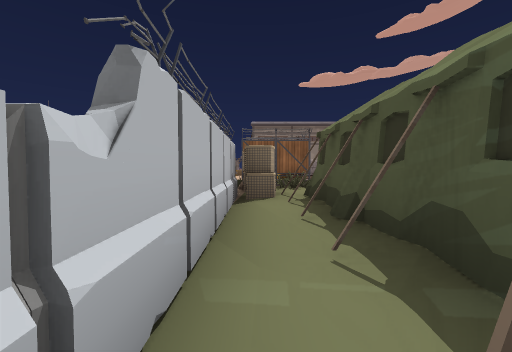
View 1 (above)

12 first-person views from a walk through a 3-D level made in the Unity game engine. The camera is 1.3 m above the floor, tilts 2° down and sees 90° across. The floor is counted in squares, 2 m on a side. Each view is taken from the middle of a square. On the plan, view 1 faces up. The plan holds only what a view shows up to about 9 squares ahead; the rest is blank. The place goes on beyond the plan. The player is left out. Some animated figures are not drawn. Some surface patterns are stand-ins.

View 2
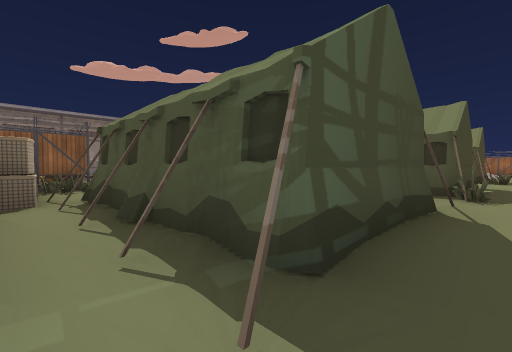

View 3
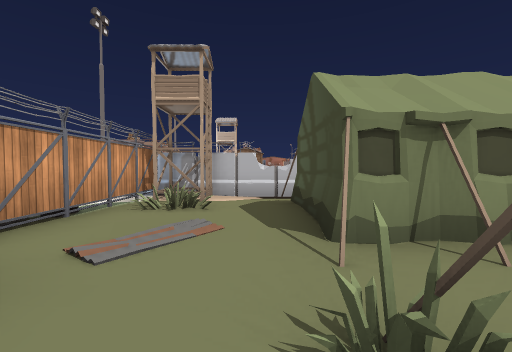

View 4
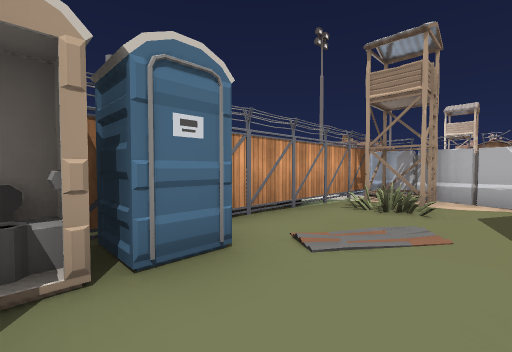

View 5
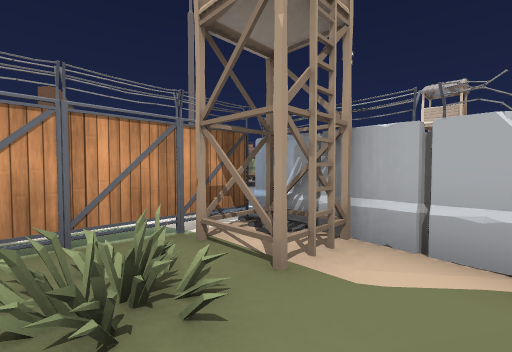

View 6
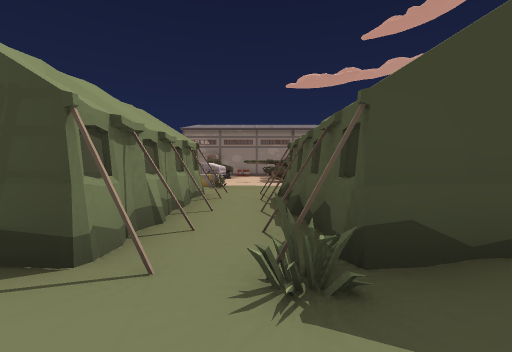

View 7
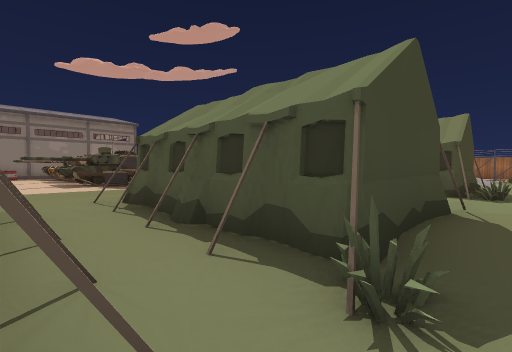

View 8
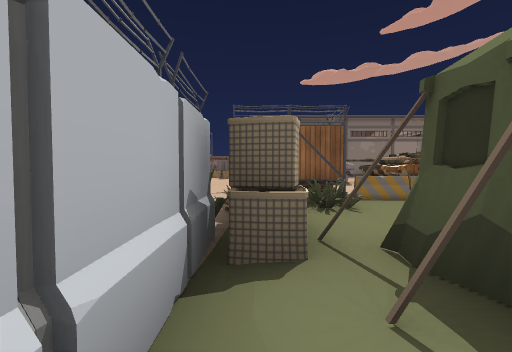

View 9
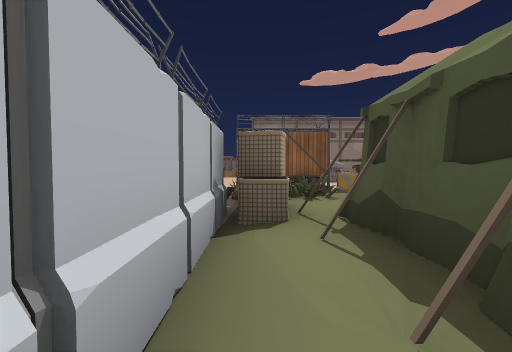

View 10
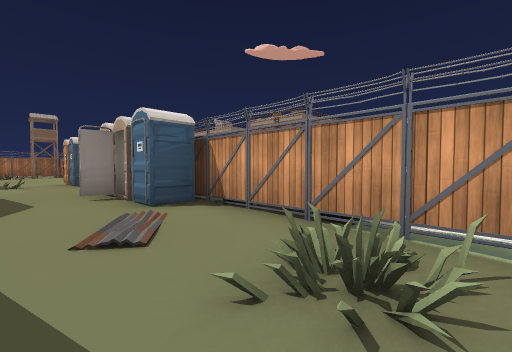

View 11
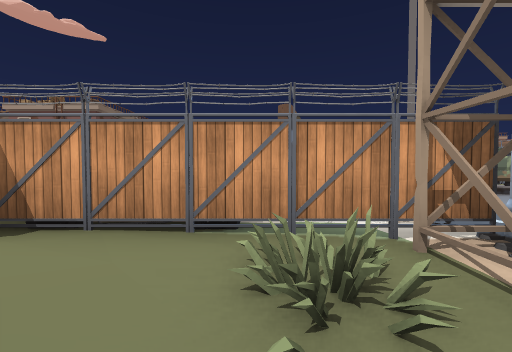

View 12
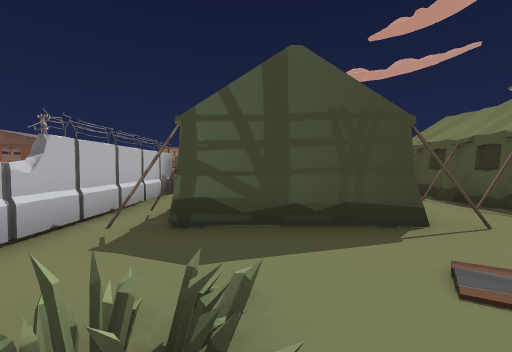

### Floor plan
Key: @ floor where view 1 was taken; # wall or solid block; . main floor; - floor 0.25 m lower than the main floor; / step, stairs or slope; ^ raised ledge; O other object.
Columns run from 5 left of view 1 to 7 right of it. Each row starts with its distance up from view 1.
 13       O
 12       OOO
 11     .OO ..#^
 10     .   ...^#
  9     . OO....
  8     O  OO...
  7      OO..O..
  6      OO.....
  5      OOOOO/O
  4     #.O  O/O
  3     #/O  O.O
  2     #/O  O.O
  1     #-OOOOOO#
  0     #@.......
 -1     ##-O...O.
 -2     /O-..OO
 -3     .OOOOOO
 -4         OO
 -5
 -6  OO
 -7 OO

Where each view was taken, in squares from view 1:
view 1: 0 up, 0 right, facing up
view 2: 0 up, 0 right, facing up-right
view 3: 0 up, 6 right, facing left
view 4: 0 up, 6 right, facing down-left
view 5: 0 up, 2 right, facing down-left
view 6: 1 down, 5 right, facing up
view 7: 0 up, 4 right, facing up-right
view 8: 3 up, 0 right, facing up
view 9: 2 up, 0 right, facing up
view 10: 0 up, 1 right, facing down-right
view 11: 0 up, 2 right, facing down
view 12: 2 down, 2 right, facing up
